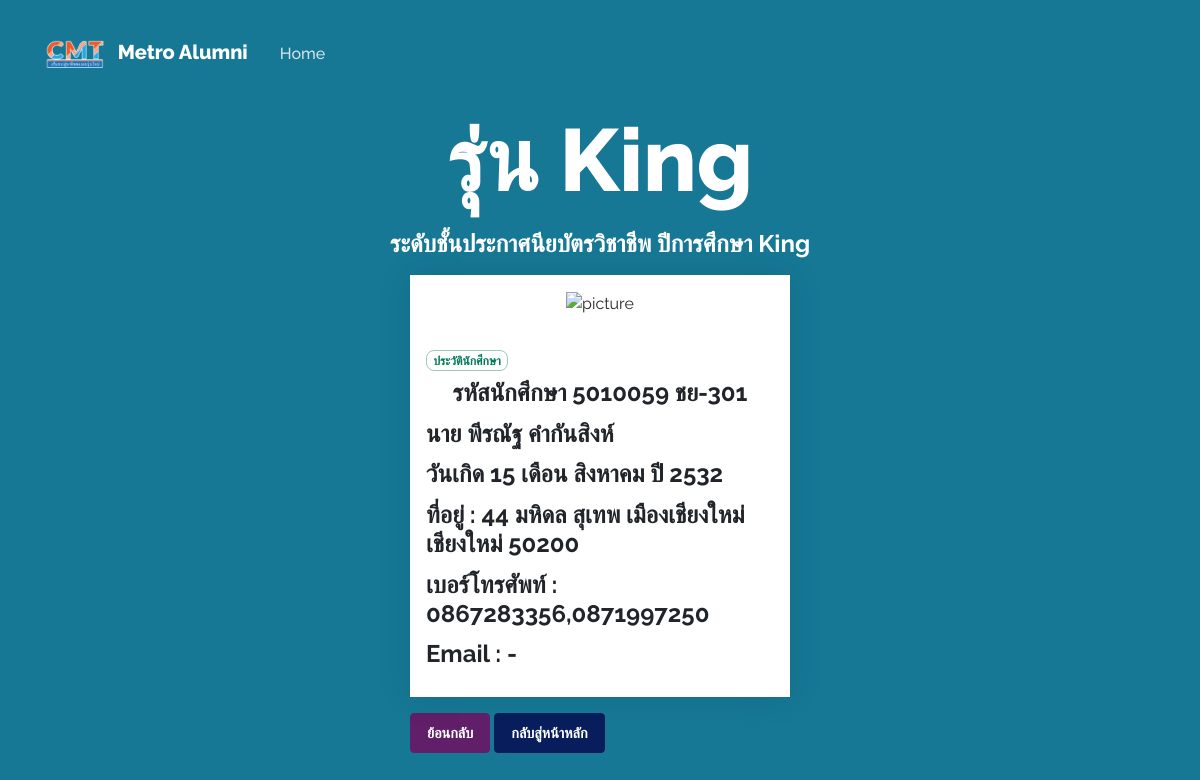
Page /showDetail.php?stid=5010059 on the committed database.
### tables this page shows
CREATE TABLE `tblstudentpvc` (
  `stid` varchar(7) NOT NULL,
  `fname` varchar(10) NOT NULL,
  `name` varchar(25) NOT NULL,
  `lname` varchar(25) NOT NULL,
  `nickname` varchar(20) NOT NULL,
  `stclass` varchar(10) NOT NULL,
  `birthday` date NOT NULL,
  `address` varchar(10) NOT NULL,
  `moo` varchar(10) NOT NULL,
  `road_name` varchar(50) NOT NULL,
  `tumbol` varchar(50) NOT NULL,
  `ampher` varchar(50) NOT NULL,
  `province` varchar(50) NOT NULL,
  `post` varchar(5) NOT NULL,
  `tel` varchar(30) NOT NULL,
  `hnumber` varchar(15) DEFAULT NULL,
  `fnumber` varchar(30) DEFAULT NULL,
  `idcard` varchar(13) DEFAULT NULL,
  `deg` varchar(1) DEFAULT NULL,
  `fsubject` varchar(50) DEFAULT NULL,
  `fschool` varchar(50) DEFAULT NULL,
  `status` varchar(1) NOT NULL,
  `version` varchar(20) DEFAULT NULL,
  `password` varchar(32) DEFAULT NULL,
  `work_add` varchar(255) DEFAULT NULL,
  `job` varchar(50) DEFAULT NULL,
  `email` varchar(50) DEFAULT NULL
);

### showDetail.php (the view, shortened to what this page needs)
<?php
  include 'connect.php';
  $stid = mysqli_real_escape_string($connection, $_GET['stid']);
  $query = "SELECT * FROM tblstudentpvc WHERE stid = '$stid' ORDER BY stid ASC";
  $query_run = mysqli_query($connection, $query);
  $row = mysqli_fetch_row($query_run);
  $version = $row[22];
  $year = $row[22];
  $str_sub = trim($row[1])." ";
  $birth_day = substr($row[6], 8);
  $birth_month = substr($row[6], 6, 1);
  $birth_years = substr($row[6], 0, 4);
  switch ($birth_month) {
    case $birth_month == 8: $birth_month = 'สิงหาคม'; break;
}
$years_int = (int)$birth_years;
$year_thai = $years_int + 543;
$address = $row[7]." ".$row[8]." ".$row[9]." ".$row[10]." ".$row[11]." ".$row[12]." ".$row[13];
$tel = $row[14];
$email = $row[26];
if ($email == null) {
  $email = " - ";
}
?>
<!DOCTYPE html>
<html lang="en">
  <head>
    <link rel="stylesheet" href="./assets/vendor/bootstrap/bootstrap.min.css">
		<link rel="stylesheet" href="./assets/css/lazy.css">
		<link rel="stylesheet" href="./assets/css/demo.css">
    <link rel="stylesheet" href="https://use.fontawesome.com/releases/v5.6.0/css/all.css">
    <link rel="stylesheet" href="assets/css/style.css">
  </head>
  <body class="index bg-info">
      <nav class="navbar navbar-expand-lg navbar-dark bg-info">
      <div class="container">
        <a class="navbar-brand" href="./"><img src="assets/img/cmt-icon.png" alt="Example Navbar 1" class="mr-2" height="60"> Metro Alumni </a>
        <div class="collapse navbar-collapse" id="navbarNavDropdown-7">
	        <ul class="navbar-nav">
            <li class="nav-item dropdown mx-2">
            <a class="nav-link" href="index.php" id="nav-inner-primary_dropdown_1">Home</a>
            </li>
          </ul>
        </div>
      </div>
    </nav>
    <div class="container">
      <div class="row">
        <div class="col-12 col-lg-8  offset-lg-2 text-center mb-2">
	          <div class="title">
	            <h3 class="display-2 text-white"> รุ่น <?php echo $version ?></h3>
	            <h4 class="text-white mt-3">ระดับชั้นประกาศนียบัตรวิชาชีพ ปีการศึกษา <?php echo $year ?></h4>
            </div>
        </div>
      </div>
    </div>
    <div class="row">
        <div class="col-md-4 mr-auto ml-auto">
          <div class="component">
            <div class="card">
                <div class="card-header mr-auto ml-auto">
                  <div class="img-fluid">
                    <img class="round" src="http://www.metro.ac.th/metroalumni/picalumnae/<?php echo $stid ?>.jpg" alt="picture" width="200px" height="200px">
                  </div>
                </div>
                <div class="card-body">
                    <span class="badge badge-success mb-2">ประวัตินักศึกษา</span>
                <h4 class="card-title text-center"> รหัสนักศึกษา <?php echo $row[0] ?> <?php echo $row[5] ?> </h4>
                <h4 class="card-title"> <?php echo $str_sub.$row[2].$row[3] ?> </h4>
                <h4 class="card-title"> วันเกิด <?php echo $birth_day ?> เดือน <?php echo $birth_month ?> ปี <?php echo $year_thai ?></h4>
                <h4 class="card-title"> ที่อยู่ : <?php echo $address ?></h4>
                <h4 class="card-title"> เบอร์โทรศัพท์ : <?php echo $tel ?></h4>
                <h4 class="card-title"> Email : <?php echo $email ?></h4>
            </div>
        </div>
        <a class="btn btn-primary text-white mt-3 mr-auto ml-auto" href="javascript:history.back()">ย้อนกลับ</a>
        <a class="btn btn-secondary text-white mt-3 mr-auto ml-auto" href="index.php">กลับสู่หน้าหลัก</a>
    </div>
  </body>
</html>

### assets/css/lazy.css (style rules this page uses)
.bg-info { background-color:#167895 !important }
.btn,.navbar .navbar-nav>a.btn { font-weight:600;font-size:.9rem;border-radius:.25rem;padding:.5rem 1rem;-webkit-transition:all 150ms linear;-moz-transition:all 150ms linear;-o-transition:all 150ms linear;-ms-transition:all 150ms linear;transition:all 150ms linear }
.btn-primary { background-color:#611F6A;border:1px solid #611F6A }
.btn-secondary { background-color:#071D5C;border:1px solid #071D5C }
body { font-weight:400;font-family:"Raleway",sans-serif;color:#282828 }
h1,h2,h3,h4,h5,h6 { font-weight:700;color:#212529 }
.display-1,.display-2,.display-3,.display-4,.display-5,.display-6 { font-weight:800 }
.text-white { color:#fff !important }
.navbar { padding:1.2rem 1rem }
.navbar .navbar-brand { font-weight:800 }
.navbar .nav-link { font-weight:500;opacity:.9;filter:alpha(opacity=90) }
.navbar-dark .navbar-nav .nav-link { color:rgba(255,255,255,0.9) }
.badge { border-radius:.5rem;padding:.2rem .4rem }
.badge.badge-success { background-color:transparent;color:#007A5B;border:1px solid rgba(0,122,91,0.4) }
.card { border-radius:0;border:none;box-shadow:0 0 2rem rgba(0,0,0,0.1);transition:transform 800ms cubic-bezier(0.165, 0.84, 0.44, 1) }
.card .card-header,.card .card-footer { background-color:transparent;border:none;padding:1rem;border-radius:0rem }
.card .card-body { padding:1rem }

### assets/css/style.css (style rules this page uses)
a:link, a:visited, a:hover { text-decoration: none; }

### rows in the picture
tblstudentpvc: version "King", stid "5010059", stclass "ชย-301", fname "นาย", name "พีรณัฐ", lname "คำกันสิงห์", birthday "15", birthday "สิงหาคม", birthday "2532", address "44 มหิดล สุเทพ เมืองเชียงใหม่ เชียงใหม่ 50200", tel "0867283356,0871997250", email "-"
